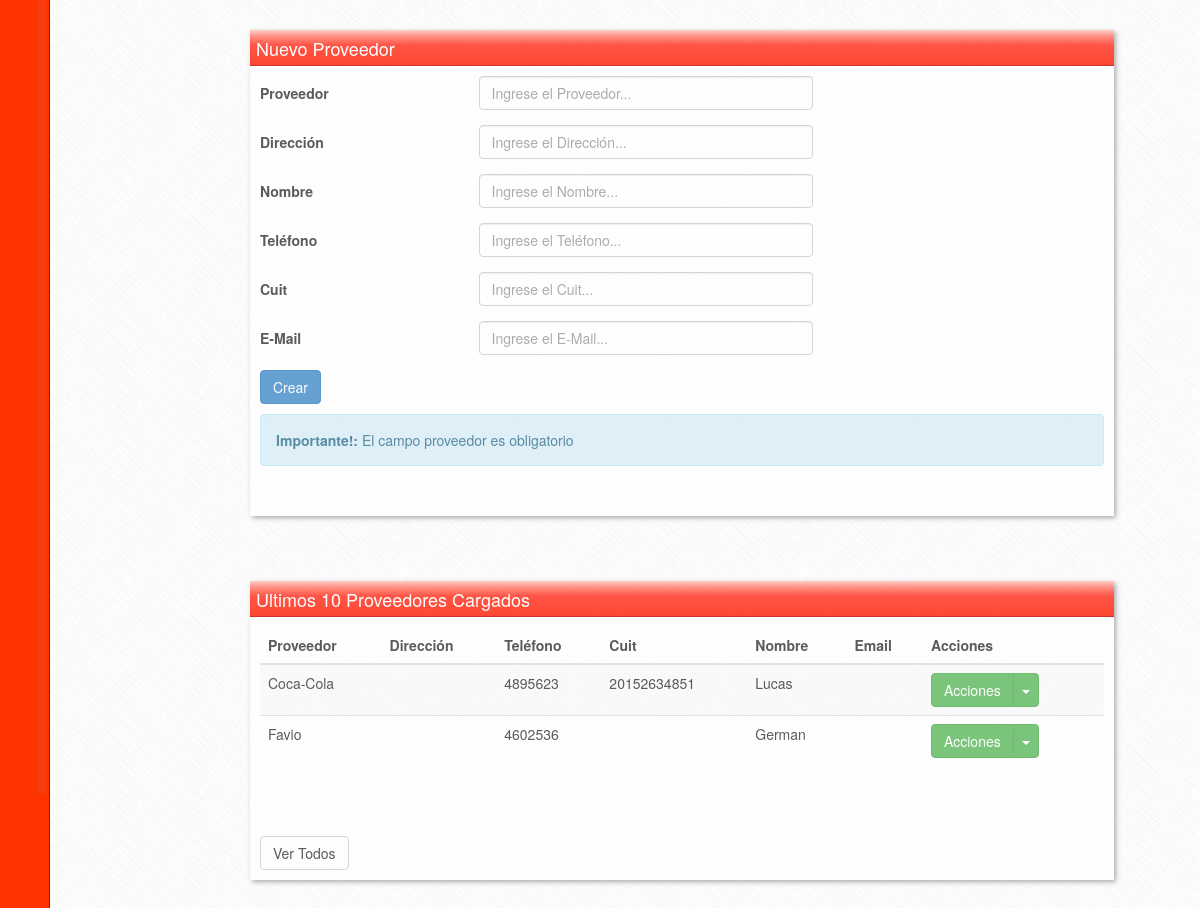
/dashboard/proveedores/index.php (signed in), run on an earlier commit of the app's database.
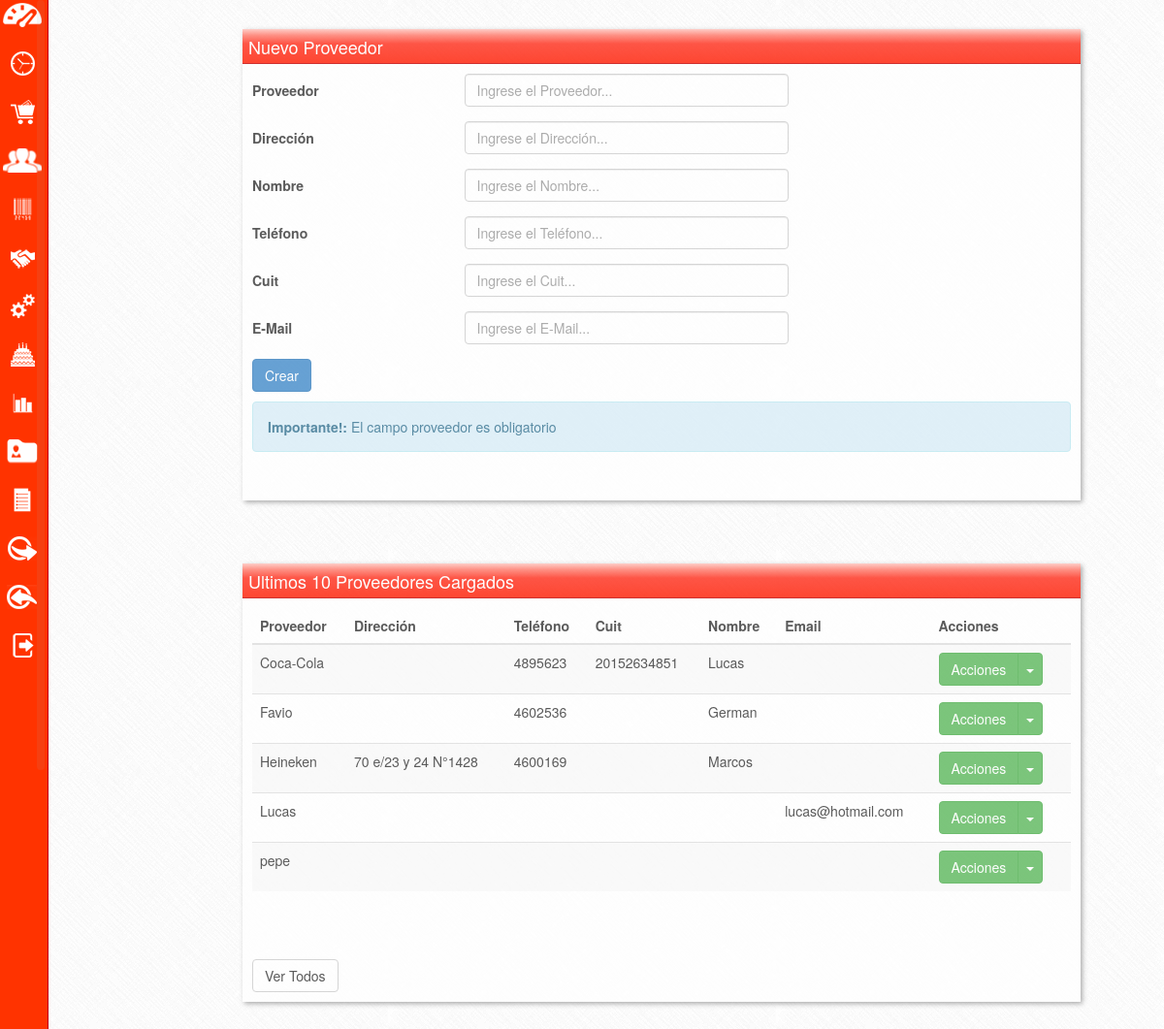
And on a later commit of the database.
### tables this page shows
CREATE TABLE IF NOT EXISTS `lcdd_proveedores` (
  `idproveedor` int(11) NOT NULL AUTO_INCREMENT,
  `proveedor` varchar(45) NOT NULL,
  `direccion` varchar(200) DEFAULT NULL,
  `telefono` varchar(20) DEFAULT NULL,
  `cuit` varchar(11) DEFAULT NULL,
  `nombre` varchar(45) DEFAULT NULL,
  `email` varchar(45) DEFAULT NULL,
  PRIMARY KEY (`idproveedor`)
);

### includes/funcionesProductos.php (called while the page is built, shortened)
<?php
class ServiciosProductos {
function traerProveedores() {
	$sql	=	"select idproveedor ,proveedor,direccion, telefono, cuit, nombre, email from lcdd_proveedores order by proveedor";
	$res	=	$this->query($sql,0);
	if ($res == false) {
		return 'Error al insertar datos';
	} else {
		return $res;
	}
}
Function query($sql,$accion) {
		require_once 'appconfig.php';
		$appconfig	= new appconfig();
		$datos		= $appconfig->conexion();
		$hostname	= $datos['hostname'];
		$database	= $datos['database'];
		$username	= $datos['username'];
		$password	= $datos['password'];
		$conex = mysql_connect($hostname,$username,$password) or die ("no se puede conectar".mysql_error());
                $error = 0;
		$result=mysql_query($sql,$conex);
		if($error==1){
			mysql_query("ROLLBACK");
			return false;
		}
		 else{
			return $result;
		}
	}
}
?>

### includes/appconfig.php (called while the page is built, shortened)
<?php
class appconfig {
function conexion() {
		$hostname = "localhost";
		$database = "lacalderadeldiablo";
		$username = "root";
		$password = "";
		$conexion = array("hostname" => $hostname,
						  "database" => $database,
						  "username" => $username,
						  "password" => $password);
		return $conexion;
}
}
?>

### dashboard/proveedores/index.php (the view, shortened to what the changed rows need)
<?php
if (!isset($_SESSION['usua_se']))
{
	header('Location: /lacalderadeldiablo/vistas/');
} else {
require '../../includes/funcionesHTML.php';
$serviciosHTML = new ServiciosHTML();
$resMenu = $serviciosHTML->menu($_SESSION['usua_se'],'Proveedores',$_SESSION['rol_se']);
require '../../includes/funcionesProductos.php';
$serviciosProductos = new ServiciosProductos();
$resProveedores = $serviciosProductos->traerProveedores();
?>
<!DOCTYPE HTML>
<html>
<head>
<link href="../../css/estiloDash.css" rel="stylesheet" type="text/css">
    <link rel="stylesheet" href="../../css/jquery-ui.css">
    <link rel="stylesheet" href="../../bootstrap/css/bootstrap.min.css"/>
   	  <link href="../../css/perfect-scrollbar.css" rel="stylesheet">
</head>
<body>
 <?php echo $resMenu; ?>
<div id="ingoGral" style=" margin-left:240px; padding-top:20px;">
    <div class="boxInfo">
    	<div class="cuerpoBox">
        	<table class="table table-striped">
            	<thead>
                	<tr>
                    	<th>Proveedor</th>
                        <th>Dirección</th>
                        <th>Teléfono</th>
                        <th>Cuit</th>
                        <th>Nombre</th>
                        <th>Email</th>
                        <th>Acciones</th>
                    </tr>
                </thead>
                <tbody>
                	<?php
						if (mysql_num_rows($resProveedores)>0) {
							while ($row = mysql_fetch_array($resProveedores)) {
					?>
                    	<tr>
                        	<td><?php echo utf8_encode($row['proveedor']); ?></td>
                            <td><?php echo utf8_encode($row['direccion']); ?></td>
                            <td><?php echo $row['telefono']; ?></td>
                            <td><?php echo $row['cuit']; ?></td>
                            <td><?php echo utf8_encode($row['nombre']); ?></td>
                            <td><?php echo utf8_encode($row['email']); ?></td>
                            <td>
                            		<div class="btn-group">
										<button class="btn btn-success" type="button">Acciones</button>
										<button class="btn btn-success dropdown-toggle" data-toggle="dropdown" type="button">
										<span class="caret"></span>
										</button>
									</div>
                             </td>
                        </tr>
                    <?php } ?>
                    <?php } else { ?>
                    	<h3>No hay proveedores cargados.</h3>
                    <?php } ?>
                </tbody>
            </table>
        </div>
    </div>
</div>
<?php } ?>
</body>
</html>

### includes/funcionesHTML.php (shortened to what the changed rows need)
<?php
class ServiciosHTML {
function menu($usuario,$titulo,$rol) {
	$sql = "select idmenu,url,icono, nombre, permiso from lcdd_menu where permiso like '%".$rol."%' order by orden";
	$res = $this->query($sql,0);
	$cadmenu = "";
	$cadhover= "";
	$cant = 1;
	while ($row = mysql_fetch_array($res)) {
		if ($titulo == $row['nombre']) {
			$row['url'] = "index.php";
		}
		if (strpos($row['permiso'],$rol) !== false) {
			if ($row['idmenu'] == 1) {
				$cadmenu = $cadmenu.'<li class="arriba"><div class="'.$row['icono'].'"></div><a href="'.$row['url'].'">'.$row['nombre'].'</a></li>';
				$cadhover = $cadhover.' <li class="arriba">
											<div class="'.$row['icono'].'2" id="tooltip'.$cant.'"></div>
											<div class="tooltip-dash">'.$row['nombre'].'</div>
										</li>';
			} else {
				$cadmenu = $cadmenu.'<li><div class="'.$row['icono'].'"></div><a href="'.$row['url'].'">'.$row['nombre'].'</a></li>';
				$cadhover = $cadhover.'  <li>
											<div class="'.$row['icono'].'2" id="tooltip'.$cant.'"></div>
											<div class="tooltip-con">'.$row['nombre'].'</div>
										</li>';
			}
		}
		$cant+=1;
	}
	$menu = '<div id="navigation" >
			<div class="todoMenu">
				<div id="mobile-header">
					Menu
					<p>Usuario: <span style="color: #333; font-weight:900;">'.$usuario.'</span></p>
					<p class="ocultar" style="color: #900; font-weight:bold; cursor:pointer; font-family:"Courier New", Courier, monospace; height:20px;">(Ocultar)</p>
				</div>
				<nav class="nav">
					<ul>
						'.$cadmenu.'
					</ul>
				</nav>
			 </div>
			 <div class="menuHober">
				<ul class="ulHober">
						'.$cadhover.'
					</ul>
			 </div>
		</div>';
	return $menu;
}
Function query($sql,$accion) {
		require_once 'appconfig.php';
		$appconfig	= new appconfig();
		$datos		= $appconfig->conexion();
		$hostname	= $datos['hostname'];
		$database	= $datos['database'];
		$username	= $datos['username'];
		$password	= $datos['password'];
		$conex = mysql_connect($hostname,$username,$password) or die ("no se puede conectar".mysql_error());
		$result = mysql_query($sql,$conex);
		return $result;
	}
}
?>

What changed in the data, as far as the page shows it:
added lcdd_proveedores: proveedor "Heineken", direccion "70 e/23 y 24 N°1428", telefono "4600169", nombre "Marcos"
added lcdd_proveedores: proveedor "Lucas", email "lucas@hotmail.com"
added lcdd_proveedores: proveedor "pepe"
